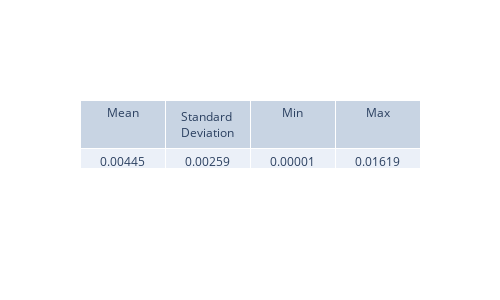
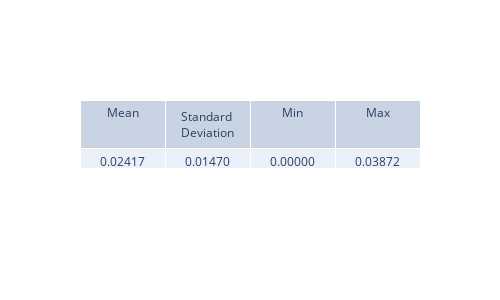
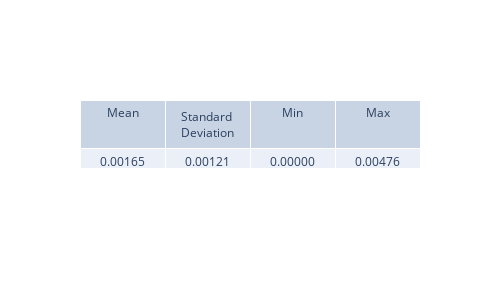
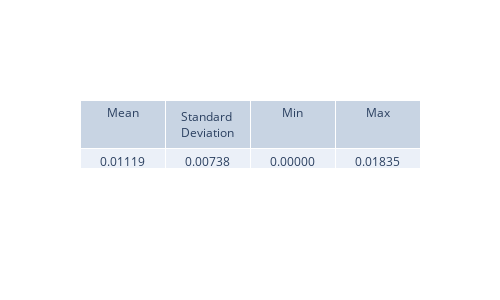

The notebook cell saved with these charts, in order:
### Code cell
lambda0_analytical = analytical_weights["lambda0_analytical"]
lambda1_analytical = analytical_weights["lambda1_analytical"]
lambda2_analytical = analytical_weights["lambda2_analytical"]
lambda3_analytical = analytical_weights["lambda3_analytical"]
lambda4_analytical = analytical_weights["lambda4_analytical"]
lambda5_analytical = analytical_weights["lambda5_analytical"]

lambda0_diff = np.abs(lambda0 - lambda0_analytical)
lambda1_diff = np.abs(lambda1 - lambda1_analytical)
lambda2_diff = np.abs(lambda2 - lambda2_analytical)
lambda3_diff = np.abs(lambda3 - lambda3_analytical)
lambda4_diff = np.abs(lambda4 - lambda4_analytical)
lambda5_diff = np.abs(lambda5 - lambda5_analytical)

view_metrics(lambda0_diff)
view_metrics(lambda1_diff)
view_metrics(lambda2_diff)
view_metrics(lambda3_diff)
view_metrics(lambda4_diff)
view_metrics(lambda5_diff)

plt.figure(figsize=(8, 5), dpi=200)
plt.plot(t_values, lambda0_diff, label='delta lambda0')
plt.plot(t_values, lambda1_diff, label='delta lambda1')
plt.plot(t_values, lambda2_diff, label='delta lambda2')
plt.plot(t_values, lambda3_diff, label='delta lambda3')
plt.plot(t_values, lambda4_diff, label='delta lambda4')
plt.plot(t_values, lambda5_diff, label='delta lambda5')
plt.xlabel("Time (ps)")
plt.ylabel("Absolute Error")
plt.title("Difference between PINN and Numerical lambda values")
plt.grid(True)
plt.legend()
plt.show()

### Figure 1 — Plotly figure (JSON) as saved in the notebook; plotly's stock layout.template omitted (floating-point values rounded to 4 significant figures)
{"data": [{"cells": {"values": [["0.00445"], ["0.00259"], ["0.00001"], ["0.01619"]]}, "header": {"values": ["Mean", "Standard Deviation", "Min", "Max"]}, "type": "table"}], "layout": {"height": 300, "width": 500}}

### Figure 2 — Plotly figure (JSON) as saved in the notebook; plotly's stock layout.template omitted (floating-point values rounded to 4 significant figures)
{"data": [{"cells": {"values": [["0.02417"], ["0.01470"], ["0.00000"], ["0.03872"]]}, "header": {"values": ["Mean", "Standard Deviation", "Min", "Max"]}, "type": "table"}], "layout": {"height": 300, "width": 500}}

### Figure 3 — Plotly figure (JSON) as saved in the notebook; plotly's stock layout.template omitted (floating-point values rounded to 4 significant figures)
{"data": [{"cells": {"values": [["0.00165"], ["0.00121"], ["0.00000"], ["0.00476"]]}, "header": {"values": ["Mean", "Standard Deviation", "Min", "Max"]}, "type": "table"}], "layout": {"height": 300, "width": 500}}

### Figure 4 — Plotly figure (JSON) as saved in the notebook; plotly's stock layout.template omitted (floating-point values rounded to 4 significant figures)
{"data": [{"cells": {"values": [["0.01119"], ["0.00738"], ["0.00000"], ["0.01835"]]}, "header": {"values": ["Mean", "Standard Deviation", "Min", "Max"]}, "type": "table"}], "layout": {"height": 300, "width": 500}}
